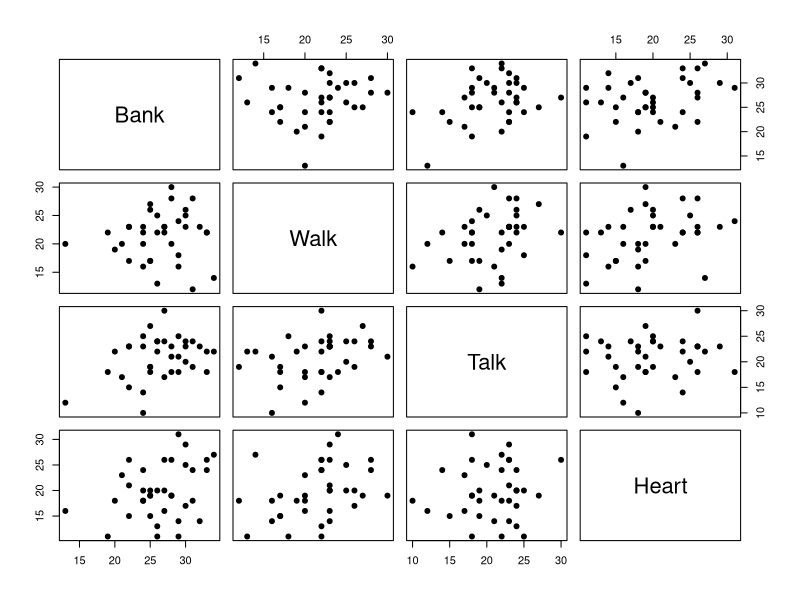
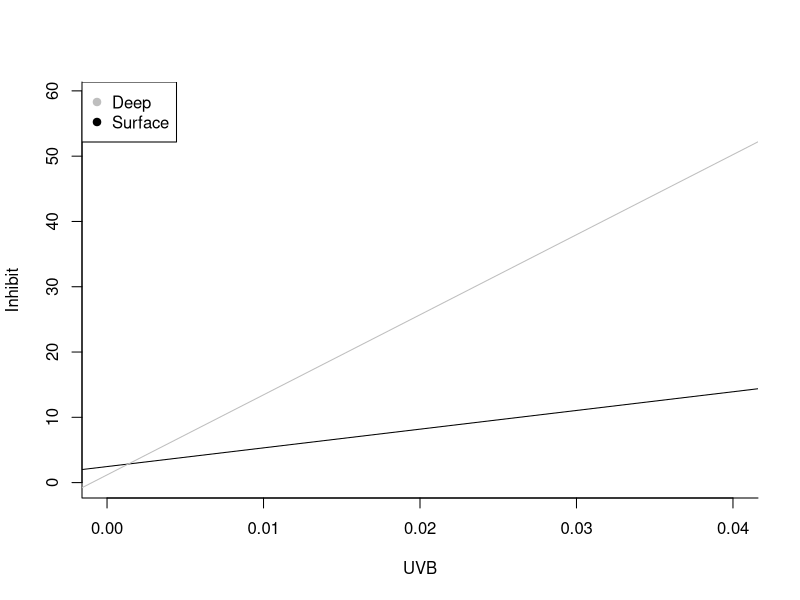
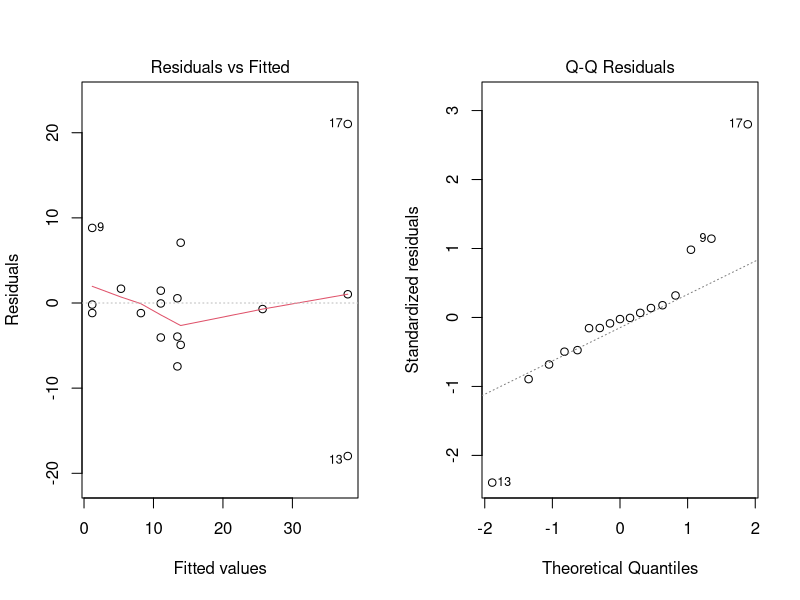

Source code (R) for these figures, in order:
## ---- chunk 1
options(xtable.comment = FALSE)
library(xtable)
pace <- read.csv("data/ex0914.csv")
library(ggplot2)
pairs(pace, pch = 19)
## ---- chunk 2
pmod <- lm(Heart~Bank + Walk + Talk, data = pace)
px <- xtable(pmod, caption = "Least Squares Fit for linear regression of
             heart on bank, walk, and talk")
print(px)

## ---- chunk 3
pmoda <- lm(Heart~Walk*Bank, data = pace)
px <- xtable(pmoda, caption = "Least Squares Fit for linear regression of
             heart on bank, walk, and interaction, bank*walk")
print(px)
## ---- chunk 4
Heart <- pace$Heart
Bank.Centered <- pace$Bank - mean(pace$Bank)
Walk.Centered <- pace$Walk - mean(pace$Walk)

pmodc <- lm(Heart~Walk.Centered*Bank.Centered)
#summary(pmodc)
print(xtable(pmodc, caption = "Regression with centered Bank and Walk"))

## ---- chunk 5
# slide 45, lecture 21
# slide 3, lecture 19
#2*pt(q = .7139, df = 13, lower.tail = FALSE)
#pt(q= 0.7139, df = 13, lower.tail = FALSE)
#2*pt(q = (0.0809 - 1)/.1131, df = 13, lower.tail = TRUE)
#qt(0.975, df = 13)

## ---- chunk 6
sea <- read.csv("data/ex1026.csv")
#head(sea)
modS <- lm(Inhibit~UVB + Surface + UVB:Surface, dat = sea)

plot(Inhibit~UVB, col = c("grey", "black")[Surface], pch = 19, dat = sea, bty = "l")
legend("topleft", legend = c("Deep","Surface"), col = c("grey", "black"), pch = 19)
# line for the surface
abline(a = 1.181 + 1.278, b = 1226.389 + -939.931, col = "black")

# line for the deep
abline(a = 1.181, b = 1226.389, col = "grey")
#points(sea$Inhibit[ sea$Surface == "Surface"]~sea$UVB[sea$Surface == "Surface"], col = "red", pch = 19)

#ggplot(sea, aes(x = UVB, y =Inhibit)) + 
#     geom_point(aes(color = Surface))
## ---- chunk 7
print(xtable(modS, caption = "Multiple regression for UVB and Depth vs. Inhibition"))

## ---- chunk 8
par(mfrow = c(1,2))
plot(modS, which = 1:2)
par(mfrow = c(1,1))
## ---- chunk 9
soredRes <- sort(abs(modS$residuals), decreasing = T)
top4 <- as.numeric(names(soredRes[1:4]))
atb <- xtable(table(number = sea$Surface[top4]), caption = 
                  "Number of residuals in each group, out of the top four")
print(atb, floating = F)

## ---- chunk 10
print("Here is the design matrix")
X <- data.frame(x0 = rep(1, nrow(sea)), xi1 = sea$UVB, xi2 = -1 + as.numeric(sea$Surface), xi3 = I((-1 + as.numeric(sea$Surface))*sea$UVB))
# note: deep = 0, and surface = 1
#X
print(xtable(as.matrix(X), caption = "Design matrix for Ozone Layer Study"), floating = F)
Y <- data.frame(Y = sea$Inhibit)
print("Here is the Y vector")
print(xtable(Y), floating = F)

X <- as.matrix(X)
Y <- as.matrix(Y)

print("Here are my results for $(X^{T} X)^{-1} X^{T} Y$. These results are the same as the estimates above in Table 4")
print(xtable(solve(t(X)%*%X)%*%t(X)%*%Y), floating = F)

## ---- chunk 11
ses <- (sum(modS$residuals^2)/(length(Y) - 4))*solve(t(X)%*%X)
print(xtable(data.frame(sqrt(diag(ses)))), floating = F)

## ---- chunk 12

foam <- read.csv("data/case0901.csv")
foam$TIME <- as.factor(foam$Time)
#plot(foam$Flowers~foam$Intensity, col = foam$TIME)
modF <- lm(Flowers~TIME+Intensity, data = foam)
#summary(modF)
AF <- anova(modF)
print(xtable(AF))
## ---- chunk 13

#summary(aov(modF))

INTENSITY <- as.factor(foam$Intensity)
modF1 <- lm(Flowers~TIME*INTENSITY, data = foam)
#summary(modF1)
AF1 <- anova(modF1)
print(xtable(AF1))

## ---- chunk 14
SSRRed <- sum(modF$residuals^2)
dfRed <- 21
sigmaHat2Red <- 41.49

SSRFull <- sum(modF1$residuals^2)
dfFull <- 12
sigmaHat2Full <- 7.393^2

FStat <- ((SSRRed - SSRFull)/ (12 - 3)) / sigmaHat2Full

#pf(FStat, df1 = 12-3, df2 = dfFull, lower.tail = F)

print(xtable(anova(modF, modF1)))

